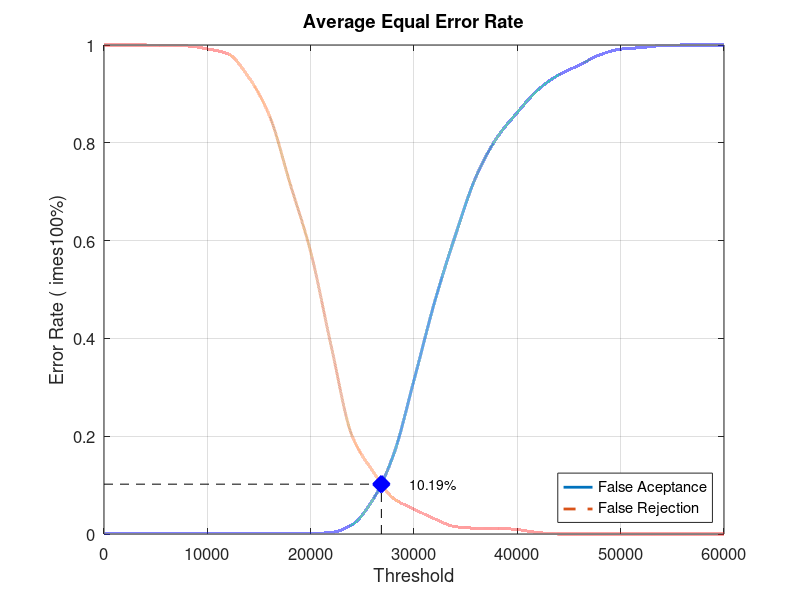
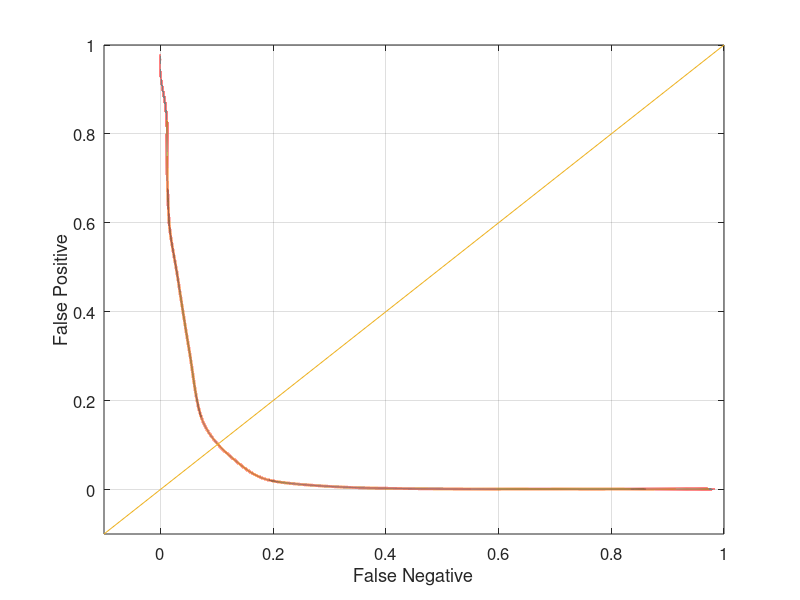

The MATLAB source for these figures, in order:
close all;
clear;
clc;
x = 0:2000:60000;
xq = 0:0.5:60000;

y0 = [0 0.00105263 0.00105263 0.00105263 0.00105263 0.00105263 0.00105263 0.00105263 0.00105263 0.00105263 0.00105263 0.0031579 0.0189474 0.0694737 0.161053 0.314737 0.474737 0.610526 0.730526 0.809474 0.862105 0.908421 0.938947 0.958947 0.98 0.991579 0.994737 0.998947 1 1 1]
yy0 = interp1(x, y0, xq, 'pchip');
y1 = [1 1 1 0.998 0.998 0.992 0.982 0.934 0.856 0.717 0.577 0.383 0.201 0.129 0.073 0.051 0.031 0.015 0.012 0.012 0.009 0.003 0 0 0 0 0 0 0 0 0]
yy1 = interp1(x, y1, xq, 'pchip');

% Calculating EER: 
y2 = abs(y0 - y1);
find(y2 == min(y2))
yy2 = abs(yy0 - yy1);
xEER = find(yy2 == min(yy2));
xEERIndex = xq(xEER) % X-axis EER
yEER = yy0(xEER) % Y-axis EER

main = figure
plot(xq, yy0,'-','LineWidth', 2);	hold on
plot(xq, yy1,'--','LineWidth', 2);	hold on
plot([xEERIndex xEERIndex], [0 yEER], 'k--');	hold on
plot([0 xEERIndex], [yEER yEER], 'k--');	hold on
plot(xEERIndex, yEER, 'bx', 'LineWidth', 10);	hold on
text(xEERIndex + 10 * xEERIndex / 100, yEER, [num2str(round((10000 * yEER)) / 100) '%'])
legend('False Aceptance', 'False Rejection', 'Location', 'SouthEast')
xlabel('Threshold')
ylabel('Error Rate (	imes100%)')
title('Average Equal Error Rate')
set(gca, 'FontSize', 12)
axis([0 60000 0 1])
grid on

print(main, 'Database4AverageMain', '-dpng');
FNRxFPR = figure('Color', [1 1 1]);
plot(yy1, yy0, '-', yy1, yy0, 'LineWidth', 2);
hold on
y = -0.1:0.1:1
plot(y, y); 
set(gca, 'FontSize', 12)
xlabel('False Negative')
ylabel('False Positive')
axis([-0.1 1 -0.1 1])
set(gca, 'FontSize', 12)
grid on

print(FNRxFPR, 'Database4AverageFNRxFPR','-dpng');
